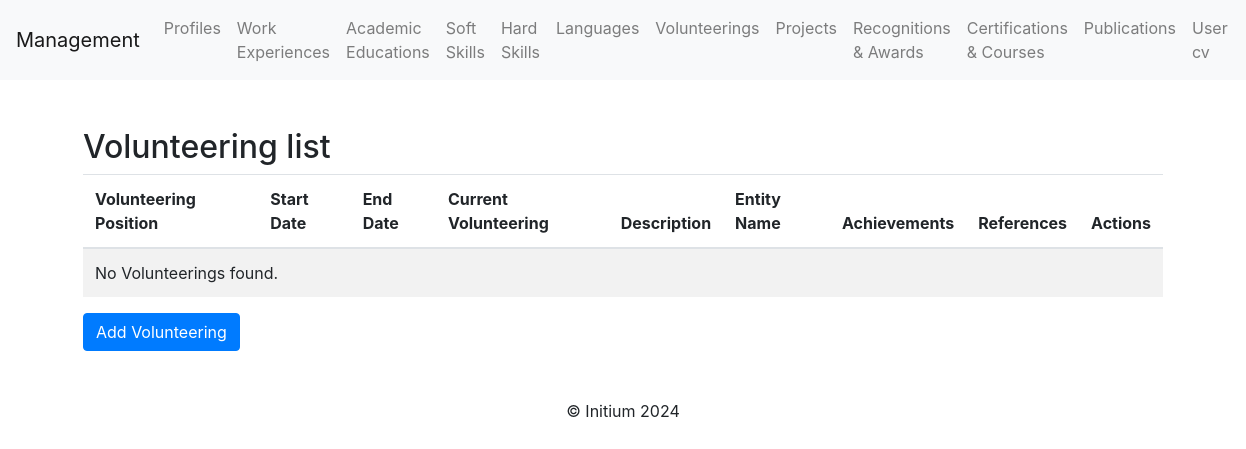
The app's page /volunteerings/, older data.
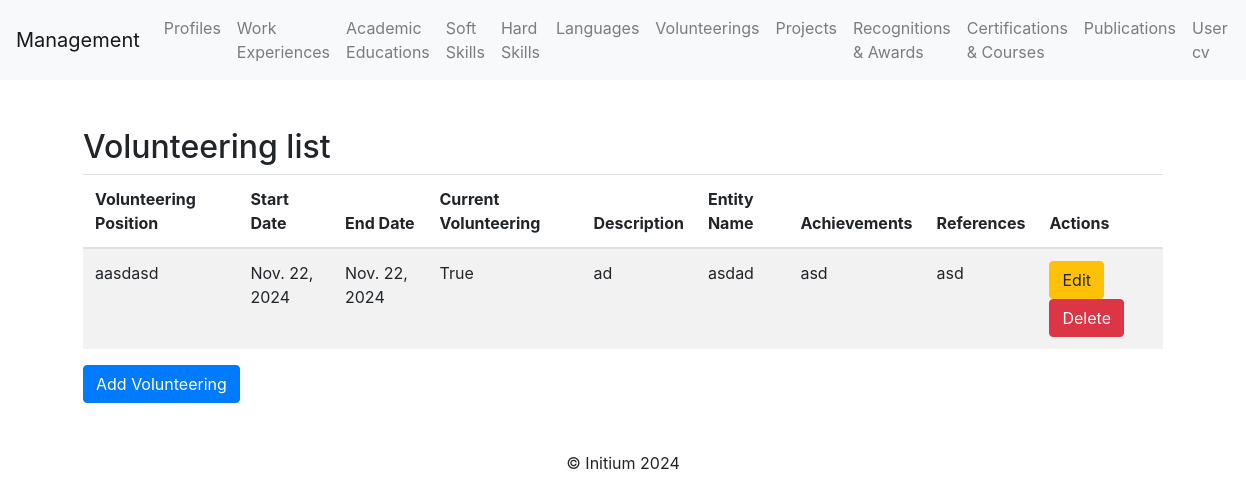
The same page, newer data.
### profile_cv/models.py (models this page shows, shortened)
class Volunteering(models.Model):
    volunteering_position = models.CharField(max_length=255)  # Volunteering position
    start_date = models.DateField()  # Start date
    end_date = models.DateField(blank=True, null=True)  # Optional end date
    current_volunteering = models.BooleanField(blank=True, null=True)  # Current volunteering
    entity_name = models.CharField(max_length=255)  # Name of the entity
    description = models.TextField(blank=True, null=True)  # Optional description
    achievements = models.TextField(blank=True, null=True)  # Optional achievements
    references = models.TextField(blank=True, null=True)  # Optional references

### profile_cv/views.py (the view)
# urls.py: path('volunteerings/', volunteering_list, name='volunteering_list'),
def volunteering_list(request):
    volunteerings = Volunteering.objects.all()
    return render(request, "volunteering/volunteering_list.html", {"volunteerings": volunteerings})

### profile_cv/templates/volunteering/volunteering_list.html (shortened to what this page needs)
{% extends 'base.html' %}
{% block content %}
<div class="container mt-5">
    <h2>Volunteering list</h2>
    <table class="table table-striped">
        <thead>
            <tr>
                <th>Volunteering Position</th>
                <th>Start Date</th>
                <th>End Date</th>
                <th>Current Volunteering</th>
                <th>Description</th>
                <th>Entity Name</th>
                <th>Achievements</th>
                <th>References</th>
                <th>Actions</th>
            </tr>
        </thead>
        <tbody>
            {% for volunteering in volunteerings %}
            <tr>
                <td>{{ volunteering.volunteering_position }}</td>
                <td>{{ volunteering.start_date }}</td>
                <td>{{ volunteering.end_date }}</td>
                <td>{{ volunteering.current_volunteering }}</td>
                <td>{{ volunteering.description }}</td>
                <td>{{ volunteering.entity_name }}</td>
                <td>{{ volunteering.achievements }}</td>
                <td>{{ volunteering.references }}</td>
                <td>
                    <a class="btn btn-warning" href="{% url 'volunteering_update' volunteering.pk %}">Edit</a>
                    <a class="btn btn-danger" href="{% url 'volunteering_delete' volunteering.pk %}">Delete</a>
                </td>
            </tr>
            {% empty %}
            <tr>
                <td colspan="9">No Volunteerings found.</td>
            </tr>
            {% endfor %}
        </tbody>
    </table>
    <a class="btn btn-primary" href="{% url 'volunteering_create' %}">Add Volunteering</a>
</div>
{% endblock %}

### profile_cv/templates/base.html (shortened to what this page needs)
<!DOCTYPE html>
<html lang="en">
<head>
    <link href="https://stackpath.bootstrapcdn.com/bootstrap/4.5.2/css/bootstrap.min.css" rel="stylesheet">
</head>
<body>
    <nav class="navbar navbar-expand-lg navbar-light bg-light">
        <a class="navbar-brand" href="/">Management</a>
        <div class="collapse navbar-collapse">
    <ul class="navbar-nav mr-auto">
        <li class="nav-item"><a class="nav-link" href="{% url 'profile_list' %}">Profiles</a></li>
        <li class="nav-item"><a class="nav-link" href="{% url 'work_experience_list' %}">Work Experiences</a></li>
        <li class="nav-item"><a class="nav-link" href="{% url 'academic_education_list' %}">Academic Educations</a></li>
        <li class="nav-item"><a class="nav-link" href="{% url 'soft_skill_list' %}">Soft Skills</a></li>
        <li class="nav-item"><a class="nav-link" href="{% url 'hard_skill_list' %}">Hard Skills</a></li>
        <li class="nav-item"><a class="nav-link" href="{% url 'language_list' %}">Languages</a></li>
        <li class="nav-item"><a class="nav-link" href="{% url 'volunteering_list' %}">Volunteerings</a></li>
        <li class="nav-item"><a class="nav-link" href="{% url 'project_list' %}">Projects</a></li>
        <li class="nav-item"><a class="nav-link" href="{% url 'recognition_award_list' %}">Recognitions & Awards</a></li>
        <li class="nav-item"><a class="nav-link" href="{% url 'certification_course_list' %}">Certifications & Courses</a></li>
        <li class="nav-item"><a class="nav-link" href="{% url 'publication_list' %}">Publications</a></li>
        <li class="nav-item"><a class="nav-link" href="{% url 'user_cv_list' %}">User cv</a></li>
    </ul>
</div>
    </nav>
    <div class="container mt-4">
        {% block content %}
        {% endblock %}
    </div>
    <footer class="text-center mt-5">
        <p>&copy; Initium 2024</p>
    </footer>
</body>
</html>

Row changes from the older to the newer data that the page shows:
added Volunteering: volunteering_position "aasdasd", start_date "Nov. 22, 2024", end_date "Nov. 22, 2024", current_volunteering "True", description "ad", entity_name "asdad", achievements "asd", references "asd"
Text that changed along with them:
text no longer shown: "No Volunteerings found."
